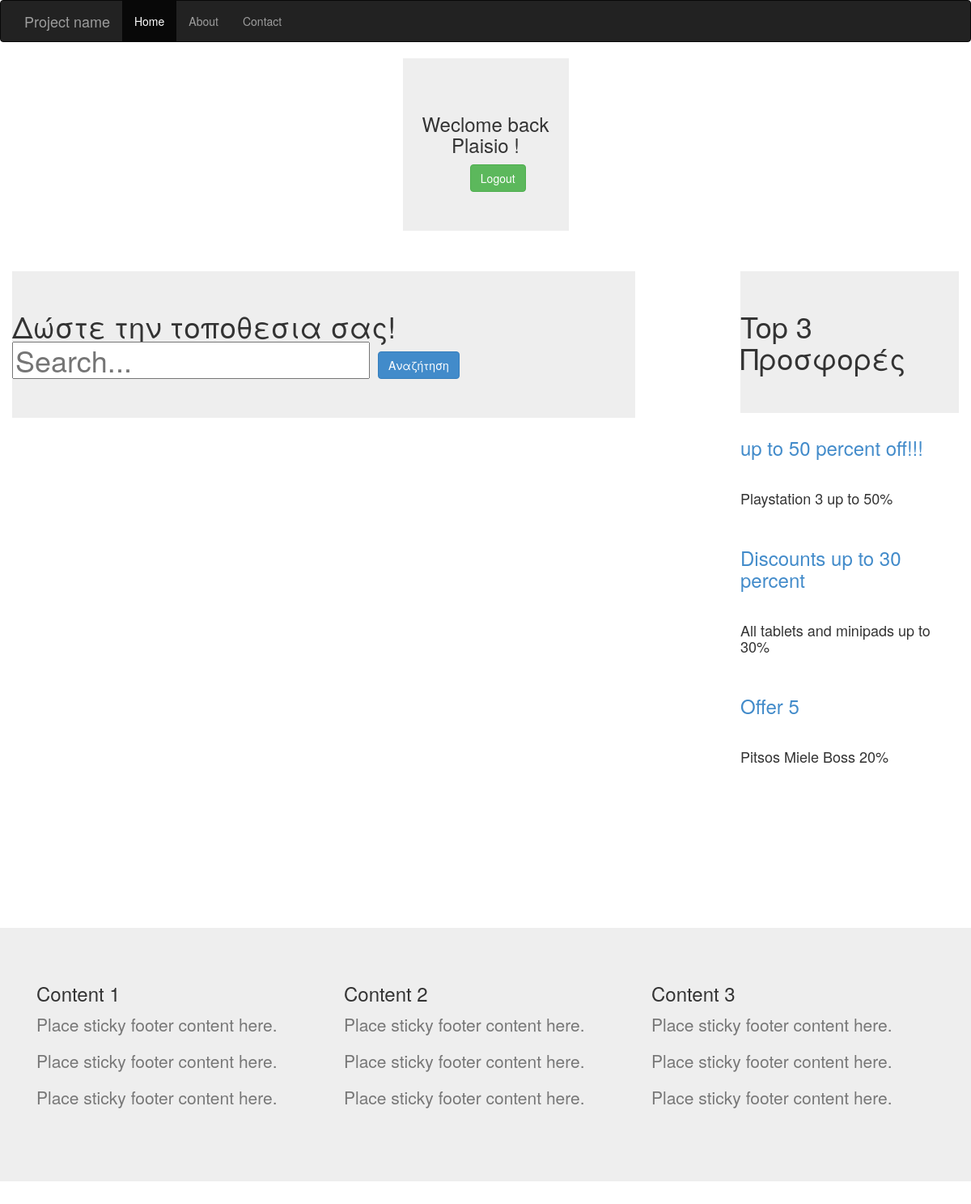
The page /mvc/public/index.php (signed in) on the database its author committed.
### tables this page shows
CREATE TABLE IF NOT EXISTS `discounts` (
`id` int(11) NOT NULL,
  `title` varchar(50) NOT NULL,
  `desc` varchar(1000) NOT NULL,
  `store_id` int(11) NOT NULL,
  `lat` double NOT NULL,
  `long` double NOT NULL,
  `percent` double NOT NULL,
  `user_id` int(50) NOT NULL
);

### mvc/app/core/ControllerDAO.php (called while the page is built, shortened)
<?php
	class ControllerDAO{
		protected $db, $net;
		public function __construct(){
			try {
				$this->db = new PDO('mysql:host=' . DB_HOST . ';dbname=' . DB_NAME, DB_USER, DB_PASS);
				$this->db->setAttribute(PDO::ATTR_ERRMODE, PDO::ERRMODE_EXCEPTION);
				$this->net = new Network();
			}
			catch (PDOException $e){
				return $e->getMessage();
				}
		}
		protected function model($model){
			return new $model($this->db, $this->net);
		}
		protected function view($view, $data=array()){
			require_once('../app/views/' . $view . '.php');
		}
}
?>

### mvc/app/core/App.php (called while the page is built, shortened)
<?php
class App{
	protected $method = 'index';
	public function __construct(){
		$url = $this->parseUrl();
		$this->controller = new $this->controller;
		$this->params = $url ? array_values($url):array();
		call_user_func_array(array($this->controller, $this->method), $this->params);
	}
}
?>

### mvc/public/index.php (called while the page is built, shortened)
<?php
	$app = new App;
?>

### mvc/app/models/OffersDAO.php (called while the page is built, shortened)
<?php
	class OffersDAO{
		protected $db, $net;
		public function __construct(PDO $db, Network $net){
			$this->db = $db;
		}
		public function getTopThreeOffersDAO($sql){
			$topThreeOffers = $this->db->query($sql)or die(mysql_error());
			return $topThreeOffers->fetchAll(PDO::FETCH_OBJ);
		}
	}
?>

### mvc/app/views/home/index.php (the view)
<div class="container-full">
		 <?php if(isset($_SESSION['user'])){
			 echo"<div class='row'>";
   			 echo"<div class='col-md-2 col-md-offset-5 jumbotron'>";
			 echo"<h3 style='text-align:center'>Weclome back " . $_SESSION['user'] . " !</h3>";
			 echo"<form action=" . HOME_PAGE . "/logout>";
			 echo "<div class='col-md-2 col-md-offset-4 controls'>
					  <input type='submit' id='btn-login' class='btn btn-success' value='Logout'  />
				   </div>";
				 echo"</form>";
					}
				 echo"</div>";
			echo"</div>";
		?>
	<div class="col-md-8">
	<form id="searchForm" method="POST">
		<h1 class="jumbotron">Δώστε την τοποθεσια σας! &nbsp&nbsp
		<input type="text" placeholder="Search..." name = "location"/>
		<button type="submit" class="btn btn-primary" id="searchBtn">Αναζήτηση</button></h1>
	</form>
		<div id="googleMap" class="googleMap"></div>
	</div>
	<div class="col-md-offset-1 col-md-3" id="response">
       	<h1 class="jumbotron">Top 3 Προσφορές</h1>
		<?php foreach ($data['offers'] as $offer ){
			echo "<section class=''>";
				echo "<h3 class='text-primary'>".$offer->title . "</h3><br />";
				echo "<p class='h4'>".$offer->desc. "</p><br />";
			echo "</section>";
			}?>
       </div>
</div>

### mvc/app/controllers/home.php (shortened to what this page needs)
<?php
	class Home extends ControllerDAO{
		public function index(){
			if(!isset($_SESSION['user'])){
				$this->view('templates/header');
				$this->view('login/index');
				$this->view('templates/footer');
			}else{
				$offersModel = $this->model('OffersDAO');
				$offers = $offersModel->getTopThreeOffersDAO("SELECT * FROM discounts ORDER BY percent DESC LIMIT 3 ");
				$this->view('templates/header');
				$this->view('home/index', array('offers'=>$offers));
				$this->view('templates/footer');
			}
		}
	}
?>

### mvc/app/views/templates/header.php (shortened to what this page needs)
<!DOCTYPE html>
<html>
	<head>
        <link rel="stylesheet" href="<?php echo APP_ASSETS;?>css/bootstrap.min.css">
        <link rel="stylesheet" href="<?php echo APP_ASSETS;?>css/customStyle.css">
	</head>
	<body>
		<nav class="navbar navbar-inverse" role="navigation">
           <div class="container">
                <div class="navbar-header">
                  <a class="navbar-brand" href="#">Project name</a>
                </div>
                <div id="navbar" class="collapse navbar-collapse">
                  <ul class="nav navbar-nav">
                    <li class="active"><a href="<?php echo HOME_PAGE . "/home/index"; ?>">Home</a></li>
                    <li><a href="#">About</a></li>
                    <li><a href="#">Contact</a></li>
                  </ul>
                </div>
            </div>
		</nav>

### mvc/app/views/templates/footer.php
	<div class="footer jumbotron" style="clear:both;">
      <div class="container">
			<div class="col-md-4">
				<h3>Content 1</h3>
				<p class="text-muted">Place sticky footer content here.</p>
				<p class="text-muted">Place sticky footer content here.</p>
				<p class="text-muted">Place sticky footer content here.</p>
				<hr />
			</div>
			<div class="col-md-4">
				<h3>Content 2</h3>
				<p class="text-muted">Place sticky footer content here.</p>
				<p class="text-muted">Place sticky footer content here.</p>
				<p class="text-muted">Place sticky footer content here.</p>
				<hr />
			</div>
			<div class="col-md-4">
				<h3>Content 3</h3>
				<p class="text-muted">Place sticky footer content here.</p>
				<p class="text-muted">Place sticky footer content here.</p>
				<p class="text-muted">Place sticky footer content here.</p>
				<hr />
			</div>
		</div>
	</div>
	</body>
</html>

### mvc/public/css/customStyle.css (style rules this page uses)
.googleMap { width:auto; height:600px; }

### rows shown on the page
discounts: title "up to 50 percent off!!!", desc "Playstation 3 up to 50%"
discounts: title "Discounts up to 30 percent", desc "All tablets and minipads up to 30%"
discounts: title "Offer 5", desc "Pitsos Miele Boss 20%"

### other values the page prints
$_SESSION['user'] "Plaisio"
